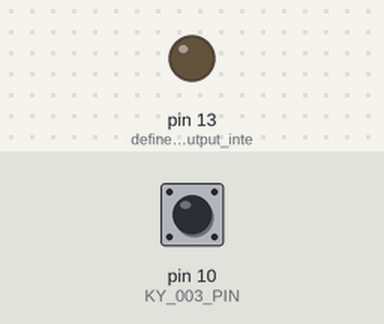
Bench run of a sketch on a simulated Arduino Uno, built with avr-gcc and run on an emulated ATmega328P. Shown: output pins drawn as LEDs (lit = HIGH). Inputs (shaded band) come from the test bench; at power-on: pin 10 (KY_003_PIN) HIGH.

Above: at 1.2 s.
1.3 s: pin 10 (KY_003_PIN) pulled LOW for 0.15 s
At 1.4 s:
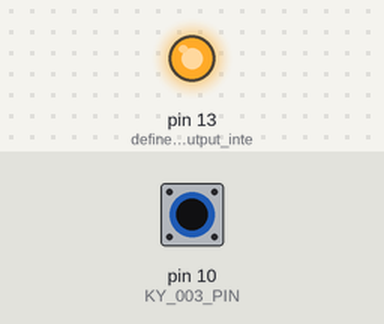
3.0 s: pin 10 (KY_003_PIN) pulled LOW for 3.2 s
At 7.3 s:
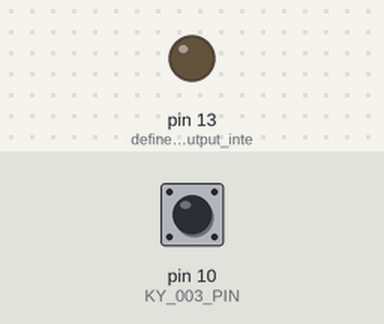
Timing chart, 0 to 8.8 s (numbered marks = the images above; inputs shaded):
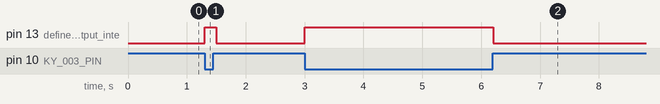

The sketch:

KY-003_HallMagneticSensor.ino
```cpp
/*
 * inventr.io 37 in 1 Sensor Kit (https://inventr.io/product/37-in-1-sensor-kit/)
 * Sensor Course (https://inventr.io/course/sensor-training/)
 *
 * Lesson - [KY-003] Hall Magnetic Sensor
 *
 * The KY-003 is a magnetic Hall-effect sensor. It can detect the presence of a magnetic
 * field and output an electrical signal proportional to the strength of the magnetic
 * field. The sensor operates by using the Hall effect, which is the production of a
 * voltage difference across an electrical conductor, transverse to an electric current
 * in the conductor and a magnetic field perpendicular to it. The KY-003 is typically
 * used in various applications such as detecting the position of a rotating magnet,
 * or as a switch triggered by a magnet.
 *
 * KY-003 sensor pin is HIGH until a magenetic field is detected, when sensor pin goes LOW.
 *
 * Code contributions by David Schmidt (davids@inventr.io)
 */

/* This project just needs a Digital pin.
 * On the Hero (Arduino Uno compatible) we *could* use: D0-D13, A0-A5.
 * Skip: A0-A5 (save for Analog),
 *       D0/D1 (used by USB),
 *       D2/D3 (save for interrupts),
 *       D13 (used by LED_BUILTIN and SPI Clock),
 *       D5, D6, D9, D10 and D11 (save for PWM)
 *       D11 (SPI MOSI)
 *       D12 (SPI MISO)
 * Recommended for fewest conflicts:
 *    D4, D7 or D8
 */
const uint8_t KY_003_PIN = 10;  // define the Hall magnetic sensor interface

void setup() {
  pinMode(LED_BUILTIN, OUTPUT);       // define LED as output interface
  pinMode(KY_003_PIN, INPUT_PULLUP);  // define the Hall magnetic sensor line as input
}

void loop() {
  if (digitalRead(KY_003_PIN) == LOW) {  // when the Hall sensor detects a magnetic field (LOW), Arduino LED lights up
    digitalWrite(LED_BUILTIN, HIGH);
  } else
    digitalWrite(LED_BUILTIN, LOW);
  delay(100);
}
```

Measured:
- after the input at 1.3 s, pin 13 (define_LED_as_output_inte): LOW → HIGH at once, → LOW 0.20 s later
- after the input at 3.0 s, pin 13 (define_LED_as_output_inte): LOW → HIGH at once, → LOW 3.2 s later
